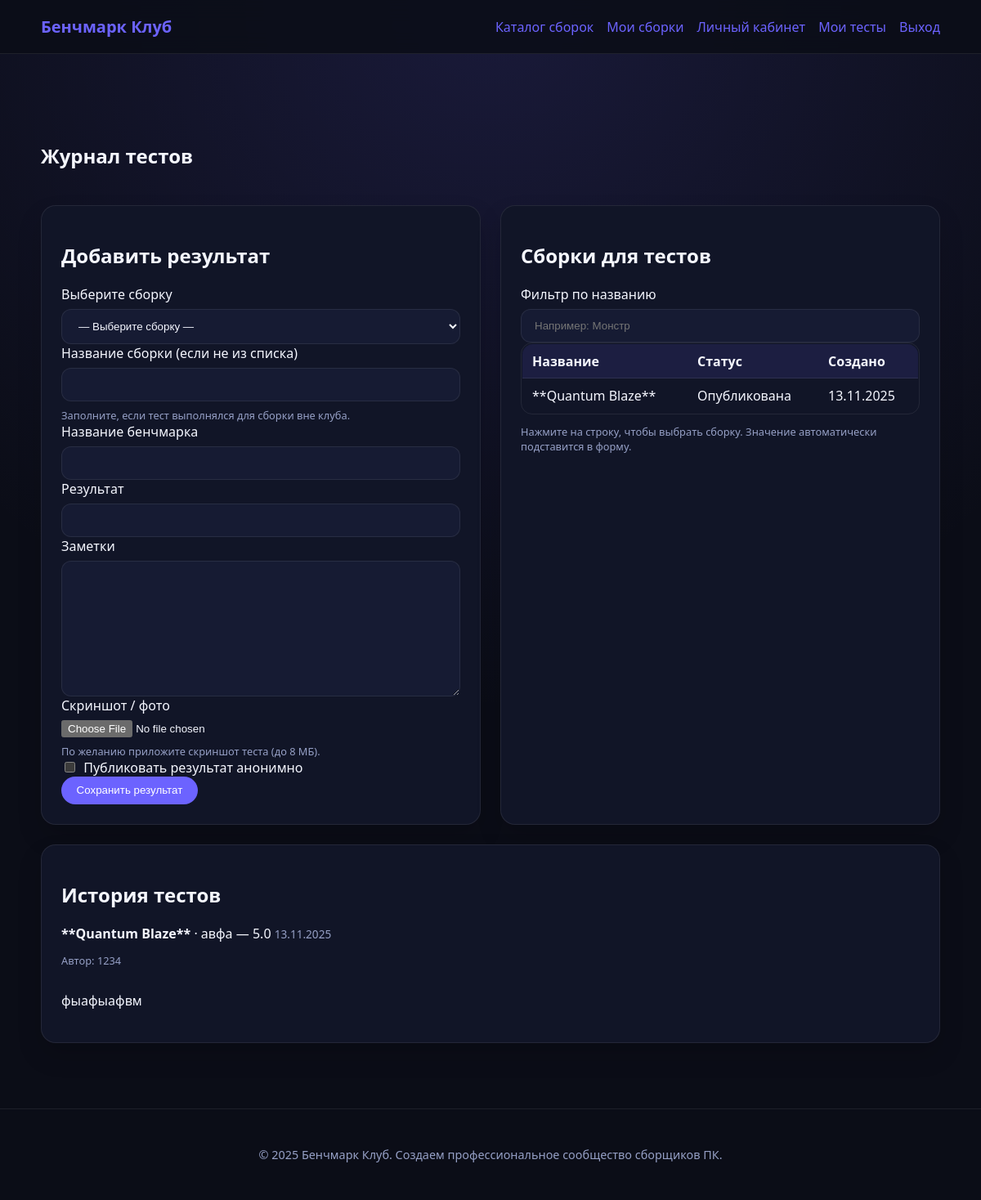
Page /dashboard/benchmarks (signed in) on the committed database.
### app/models.py (models this page shows, shortened)
class Build(db.Model):
    __tablename__ = "builds"
    id = db.Column(db.Integer, primary_key=True)
    title = db.Column(db.String(120), nullable=False)
    description = db.Column(db.Text, nullable=False)
    hardware_summary = db.Column(db.Text, nullable=False)
    is_published = db.Column(db.Boolean, default=False, nullable=False)
    is_anonymous = db.Column(db.Boolean, default=False, nullable=False)
    cover_image = db.Column(db.String(255))
    created_at = db.Column(db.DateTime, default=datetime.utcnow, nullable=False)
    updated_at = db.Column(
        db.DateTime, default=datetime.utcnow, onupdate=datetime.utcnow
    )
    author_id = db.Column(db.Integer, db.ForeignKey("users.id"), nullable=False)
    author = db.relationship("User", back_populates="builds")
    tags = db.relationship("Tag", secondary=build_tags, back_populates="builds")
    comments = db.relationship(
        "BuildComment", back_populates="build", cascade="all,delete-orphan"
    )
    ratings = db.relationship(
        "BuildRating", back_populates="build", cascade="all,delete-orphan"
    )
    components = db.relationship(
        "BuildComponent", back_populates="build", cascade="all,delete-orphan"
    )
    benchmarks = db.relationship(
        "BenchmarkResult", back_populates="build", cascade="all,delete-orphan"
    )

class BenchmarkResult(db.Model):
    __tablename__ = "benchmark_results"
    id = db.Column(db.Integer, primary_key=True)
    build_name = db.Column(db.String(120), nullable=False)
    benchmark_name = db.Column(db.String(120), nullable=False)
    score = db.Column(db.Float, nullable=False)
    notes = db.Column(db.Text)
    recorded_at = db.Column(db.DateTime, default=datetime.utcnow, nullable=False)
    user_id = db.Column(db.Integer, db.ForeignKey("users.id"), nullable=False)
    build_id = db.Column(db.Integer, db.ForeignKey("builds.id"))
    screenshot_path = db.Column(db.String(255))
    is_anonymous = db.Column(db.Boolean, default=False, nullable=False)
    user = db.relationship("User", back_populates="benchmarks")
    build = db.relationship("Build", back_populates="benchmarks")
    def display_author_name(self) -> str:
        if self.is_anonymous:
            return "Анонимный участник"
        return self.user.display_name

class User(UserMixin, db.Model):
    __tablename__ = "users"
    id = db.Column(db.Integer, primary_key=True)
    phone_number = db.Column(db.String(20), unique=True, nullable=False, index=True)
    display_name = db.Column(db.String(80), nullable=False)
    email = db.Column(db.String(120), unique=True)
    password_hash = db.Column(db.String(255), nullable=False)
    role = db.Column(db.Enum(Role), default=Role.MEMBER, nullable=False)
    bio = db.Column(db.Text)
    created_at = db.Column(db.DateTime, default=datetime.utcnow, nullable=False)
    builds = db.relationship("Build", back_populates="author", cascade="all,delete")
    comments = db.relationship(
        "BuildComment", back_populates="author", cascade="all,delete"
    )
    ratings = db.relationship(
        "BuildRating", back_populates="reviewer", cascade="all,delete"
    )
    achievements = db.relationship(
        "UserAchievement", back_populates="user", cascade="all,delete"
    )
    subscriptions = db.relationship(
        "Subscription",
        foreign_keys="Subscription.follower_id",
        back_populates="follower",
        cascade="all,delete",
    )
    followers = db.relationship(
        "Subscription",
        foreign_keys="Subscription.followed_id",
        back_populates="followed",
        cascade="all,delete",
    )
    benchmarks = db.relationship(
        "BenchmarkResult", back_populates="user", cascade="all,delete"
    )

### app/routes.py (the view, shortened to what this page needs)
@dashboard_bp.route("/benchmarks", methods=["GET", "POST"])
@login_required
def benchmarks():
    user_builds = (
        Build.query.filter_by(author_id=current_user.id)
        .order_by(Build.created_at.desc())
        .all()
    )
    form = BenchmarkForm()
    build_choices = [(0, "— Выберите сборку —")] + [
        (build.id, build.title) for build in user_builds
    ]
    form.build_id.choices = build_choices
    if request.method == "GET" and not form.build_id.data:
        form.build_id.data = 0
    records = (
        BenchmarkResult.query.filter_by(user_id=current_user.id)
        .order_by(BenchmarkResult.recorded_at.desc())
        .all()
    )
    return render_template(
        "dashboard/benchmarks.html",
        form=form,
        records=records,
        available_builds=user_builds,
    )

### app/forms.py (shortened to what this page needs)
class BenchmarkForm(FlaskForm):
    build_id = SelectField("Выберите сборку", coerce=int, validators=[Optional()])
    custom_build_name = StringField(
        "Название сборки (если не из списка)", validators=[Optional(), Length(max=120)]
    )
    benchmark_name = StringField(
        "Название бенчмарка", validators=[DataRequired(), Length(max=120)]
    )
    score = FloatField("Результат", validators=[DataRequired()])
    notes = TextAreaField("Заметки", validators=[Optional(), Length(max=500)])
    screenshot = FileField(
        "Скриншот / фото",
        validators=[
            Optional(),
            FileAllowed(["png", "jpg", "jpeg", "gif", "webp"], "Поддерживаемые форматы: png, jpg, gif, webp"),
        ],
    )
    is_anonymous = BooleanField("Публиковать результат анонимно")
    submit = SubmitField("Сохранить результат")

### app/__init__.py (called while the page is built)
def _register_context_processors(app: Flask) -> None:
    @app.context_processor
    def inject_globals():
        return {"current_year": datetime.utcnow().year}

### app/models.py (called while the page is built)
@login_manager.user_loader
def load_user(user_id):
    return User.query.get(int(user_id))

### app/templates/dashboard/benchmarks.html (shortened to what this page needs)
{% extends "base.html" %}
{% block content %}
  <section class="grid">
    <h1>Журнал тестов</h1>
    <div class="cards-grid two-cols">
      <article class="card">
        <h2>Добавить результат</h2>
        <form method="post" enctype="multipart/form-data">
          <div class="form-group">
            {{ form.build_id.label }}{{ form.build_id(class="input") }}
          </div>
          <div class="form-group">
            {{ form.custom_build_name.label }}{{ form.custom_build_name(class="input") }}
            <small class="hint">Заполните, если тест выполнялся для сборки вне клуба.</small>
          </div>
          <div class="form-group">
            {{ form.benchmark_name.label }}{{ form.benchmark_name(class="input") }}
          </div>
          <div class="form-group">
            {{ form.score.label }}{{ form.score(class="input") }}
          </div>
          <div class="form-group">
            {{ form.notes.label }}{{ form.notes(class="input input--textarea") }}
          </div>
          <div class="form-group">
            {{ form.screenshot.label }}{{ form.screenshot() }}
            <small class="hint">По желанию приложите скриншот теста (до 8 МБ).</small>
          </div>
          <div class="form-group checkbox">
            {{ form.is_anonymous() }} {{ form.is_anonymous.label }}
          </div>
          {{ form.submit(class="btn btn-accent") }}
        </form>
      </article>
      <article class="card">
        <h2>Сборки для тестов</h2>
        <div class="form-group">
          <label for="build-filter">Фильтр по названию</label>
          <input id="build-filter" type="text" class="input" placeholder="Например: Монстр">
        </div>
        <div class="table-responsive table-responsive--compact">
          <table class="table table-hover" id="builds-table" data-select-target="{{ form.build_id.id }}">
            <thead>
              <tr>
                <th>Название</th>
                <th>Статус</th>
                <th>Создано</th>
              </tr>
            </thead>
            <tbody>
              {% for build in available_builds %}
                <tr data-build-id="{{ build.id }}" data-title="{{ build.title|lower }}">
                  <td>{{ build.title }}</td>
                  <td>
                    {% if build.is_published %}Опубликована{% else %}Черновик{% endif %}
                  </td>
                  <td>{{ build.created_at.strftime('%d.%m.%Y') }}</td>
                </tr>
              {% else %}
                <tr>
                  <td colspan="3">У вас пока нет сохранённых сборок.</td>
                </tr>
              {% endfor %}
            </tbody>
          </table>
        </div>
        <p class="hint">Нажмите на строку, чтобы выбрать сборку. Значение автоматически подставится в форму.</p>
      </article>
    </div>
    <article class="card">
      <h2>История тестов</h2>
      <ul class="benchmark-list">
        {% for item in records %}
          <li>
            <div class="benchmark-header">
              <div>
                <strong>{{ item.build_name }}</strong> · {{ item.benchmark_name }} — {{ item.score }}
                <span class="benchmark-date">{{ item.recorded_at.strftime('%d.%m.%Y') }}</span>
                <p class="hint">Автор: {{ item.display_author_name() }}</p>
              </div>
            </div>
            {% if item.notes %}<p>{{ item.notes }}</p>{% endif %}
          </li>
        {% else %}
          <li>Пока нет записей. Сохраните первый тест.</li>
        {% endfor %}
      </ul>
    </article>
  </section>
{% endblock %}

### app/static/css/styles.css (style rules this page uses)
:root { color-scheme: dark; --bg: #0b0d17; --surface: #111527; --surface-alt: #161b33; --text: #f5f7ff; --muted: #96a0c6; --accent: #6c63ff; --accent-hover: #867dff; --danger: #ff5c8a; --success: #4bd582; --border: rgba(255, 255, 255, 0.08); font-family: "Segoe UI", system-ui, -apple-system, sans-serif; }
body { margin: 0; background: radial-gradient(circle at top, rgba(108, 99, 255, 0.15), transparent 55%), var(--bg); color: var(--text); min-height: 100vh; }
.btn { display: inline-block; padding: 0.55rem 1.1rem; border-radius: 999px; border: 1px solid var(--accent); color: var(--accent); transition: all 0.2s ease-in-out; }
.btn-accent { background: var(--accent); border-color: transparent; color: white; }
.card { background: var(--surface); border: 1px solid var(--border); border-radius: 18px; padding: 1.5rem; box-shadow: 0 15px 30px rgba(0, 0, 0, 0.15); }
.grid { margin-top: 3rem; display: grid; gap: 1.5rem; }
.cards-grid { display: grid; gap: 1.5rem; grid-template-columns: repeat(auto-fit, minmax(260px, 1fr)); }
.cards-grid.two-cols { grid-template-columns: repeat(auto-fit, minmax(320px, 1fr)); }
.form-group { display: grid; gap: 0.45rem; }
.form-group.checkbox { grid-template-columns: auto 1fr; align-items: center; }
.input { padding: 0.75rem 1rem; border-radius: 12px; border: 1px solid var(--border); background: var(--surface-alt); color: var(--text); }
.input--textarea { min-height: 140px; resize: vertical; }
.hint { color: var(--muted); font-size: 0.8rem; }
.table { width: 100%; border-collapse: collapse; border: 1px solid var(--border); border-radius: 14px; overflow: hidden; }
.table th, .table td { padding: 0.85rem 1rem; border-bottom: 1px solid var(--border); }
.table th { background: rgba(108, 99, 255, 0.12); text-align: left; }
.achievement-list, .stat-list, .benchmark-list, .comment-list, .leaderboard { list-style: none; padding: 0; margin: 0; display: grid; gap: 0.75rem; }
.comment-date, .leaderboard__meta, .benchmark-date { color: var(--muted); font-size: 0.85rem; }
.table-responsive { overflow-x: auto; border-radius: 14px; border: 1px solid var(--border); }
.table-responsive--compact .table td, .table-responsive--compact .table th { padding: 0.6rem 0.75rem; }
.table-hover tbody tr { transition: background 0.2s ease; }
.benchmark-header { display: flex; justify-content: space-between; align-items: flex-start; gap: 1rem; flex-wrap: wrap; }

### rows in the picture
Build: title "**Quantum Blaze**", is_published "Опубликована", created_at "13.11.2025"
BenchmarkResult: build_name "**Quantum Blaze**", benchmark_name "авфа", score "5.0", recorded_at "13.11.2025", display_author_name "1234", notes "фыафыафвм"
